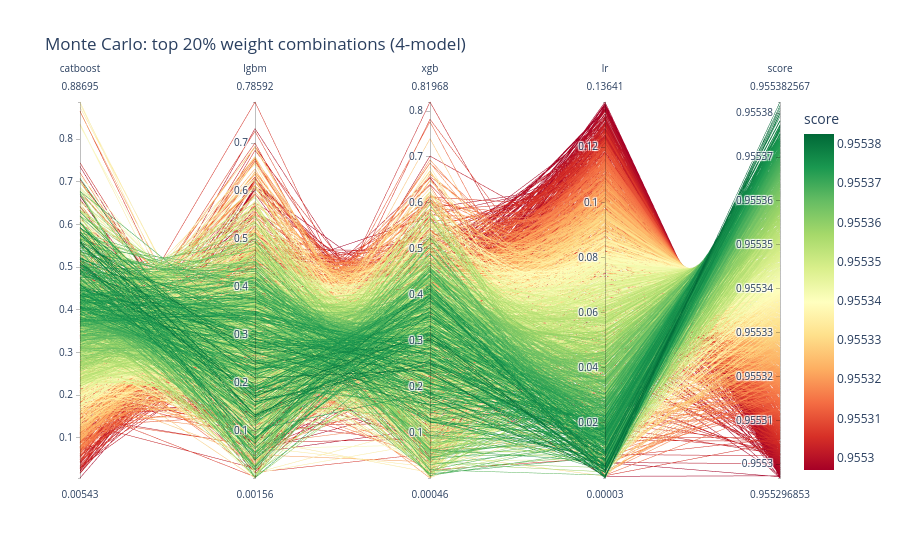

Here is the notebook cell this chart was saved with:
### Markdown cell above
## Monte Carlo Weight Search — 4 Models (+ LR)
4D weight space shown as parallel coordinates plot.

### Code cell
mc4 = []
for _ in range(N_SAMPLES):
    a, b, c, d = random.random(), random.random(), random.random(), random.random()
    total = a + b + c + d
    a /= total; b /= total; c /= total; d /= total
    score = roc_auc_score(y, a*oof_cat + b*oof_lgb + c*oof_xgb + d*oof_lr)
    mc4.append([a, b, c, d, score])

mc4_df = pd.DataFrame(mc4, columns=["catboost", "lgbm", "xgb", "lr", "score"])
best4  = mc4_df.loc[mc4_df["score"].idxmax()]

print(f"Best MC weights (4-model):")
print(f"  catboost={best4['catboost']:.3f}  lgbm={best4['lgbm']:.3f}  "
      f"xgb={best4['xgb']:.3f}  lr={best4['lr']:.3f}")
print(f"  OOF AUC = {best4['score']:.5f}")
print(f"  vs simple avg (4) = {roc_auc_score(y, avg4):.5f}")

# Parallel coordinates — show top 20% by score
top20 = mc4_df[mc4_df["score"] >= mc4_df["score"].quantile(0.80)]
fig = px.parallel_coordinates(
    top20,
    dimensions=["catboost", "lgbm", "xgb", "lr", "score"],
    color="score",
    color_continuous_scale="RdYlGn",
    title="Monte Carlo: top 20% weight combinations (4-model)"
)
fig.show()

### Figure 1 — Plotly figure (JSON) as saved in the notebook; plotly's stock layout.template omitted (floating-point values rounded to 4 significant figures; data arrays with more than 128 entries replaced by an {"elided": "..."} marker saying what was removed)
{"data": [{"dimensions": [{"label": "catboost", "values": {"elided": "2000 float values"}}, {"label": "lgbm", "values": {"elided": "2000 float values"}}, {"label": "xgb", "values": {"elided": "2000 float values"}}, {"label": "lr", "values": {"elided": "2000 float values"}}, {"label": "score", "values": {"elided": "2000 float values"}}], "domain": {"x": [0.0, 1.0], "y": [0.0, 1.0]}, "line": {"color": {"elided": "2000 float values"}, "coloraxis": "coloraxis"}, "name": "", "type": "parcoords"}], "layout": {"coloraxis": {"colorbar": {"title": {"text": "score"}}, "colorscale": [[0.0, "rgb(165,0,38)"], [0.1, "rgb(215,48,39)"], [0.2, "rgb(244,109,67)"], [0.3, "rgb(253,174,97)"], [0.4, "rgb(254,224,139)"], [0.5, "rgb(255,255,191)"], [0.6, "rgb(217,239,139)"], [0.7, "rgb(166,217,106)"], [0.8, "rgb(102,189,99)"], [0.9, "rgb(26,152,80)"], [1.0, "rgb(0,104,55)"]]}, "legend": {"tracegroupgap": 0}, "title": {"text": "Monte Carlo: top 20% weight combinations (4-model)"}}}
